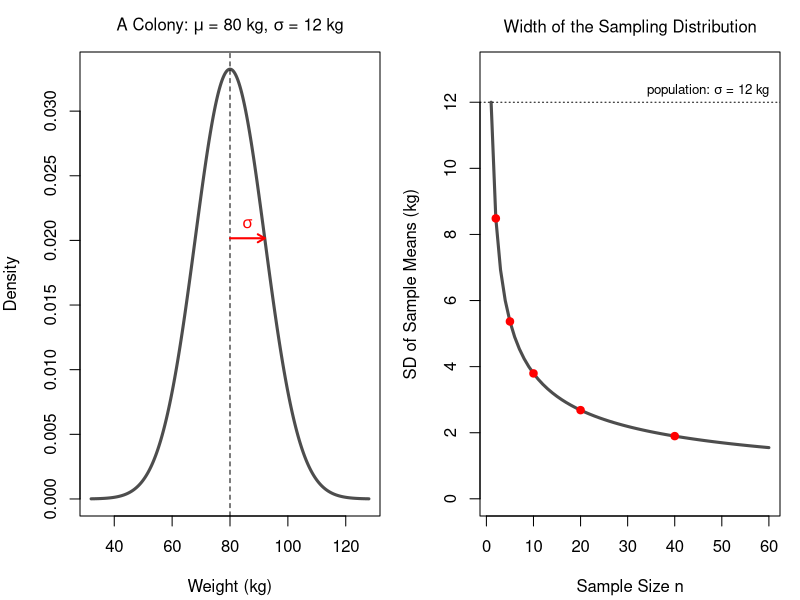
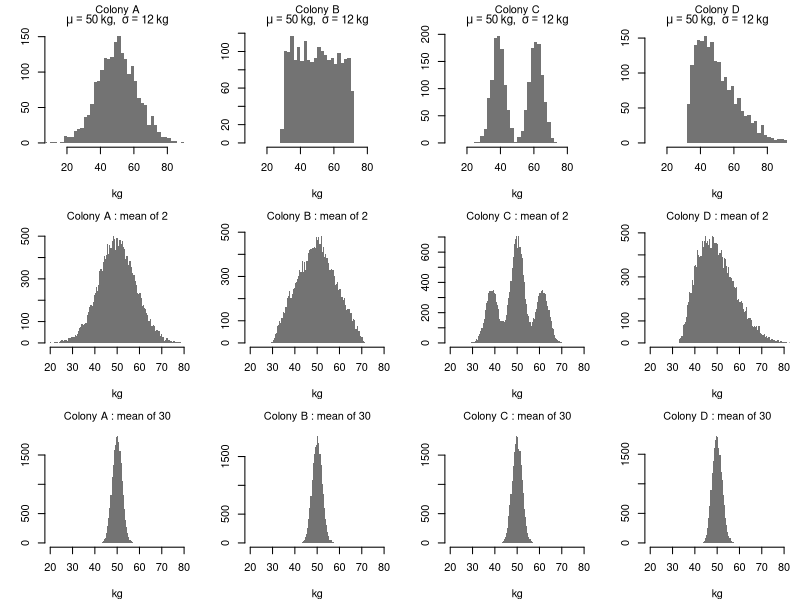
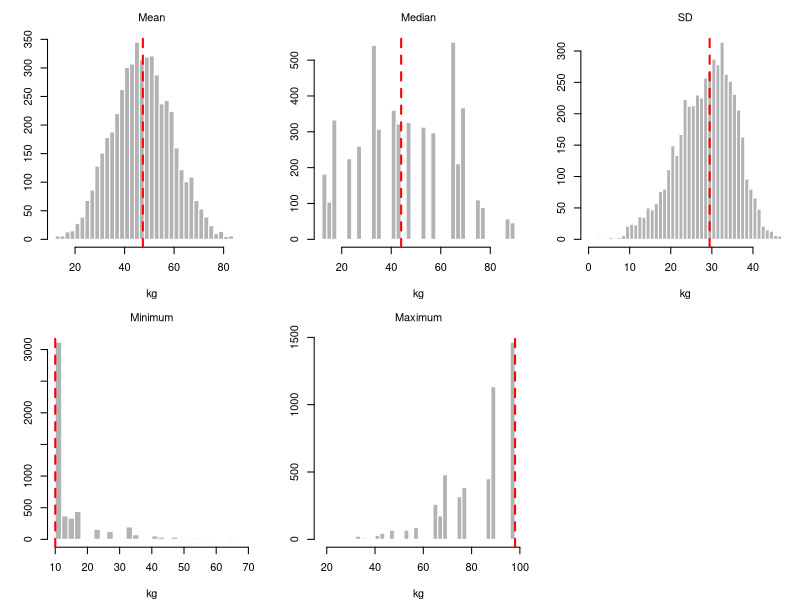
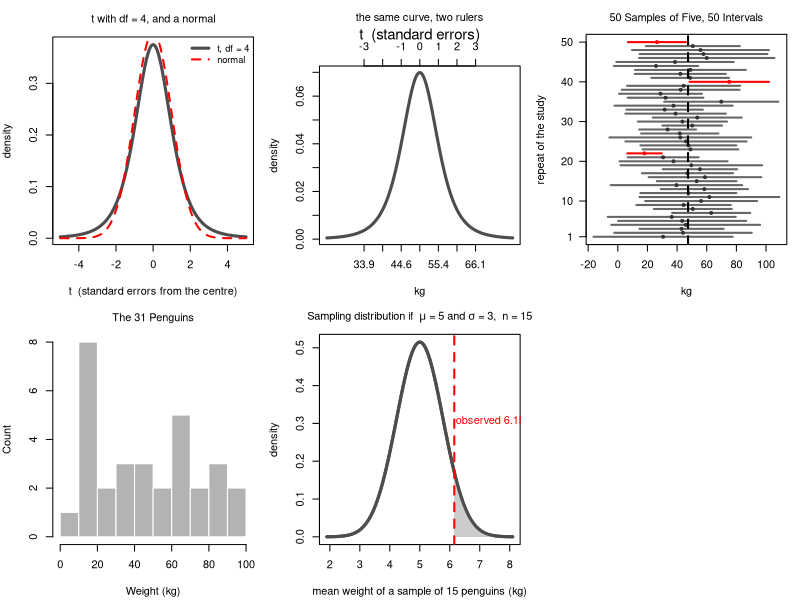

Recreate these plots in R, in order.
## ---- chunk 1
knitr::opts_chunk$set(echo = FALSE, message = FALSE, warning = FALSE)
## ---- chunk 2
population <- c(12, 34, 69, 36, 13, 47, 98, 12, 18, 87, 65,
                42, 98, 76, 34, 18, 10, 89, 90, 78, 65, 53,
                27, 57, 69, 23, 44, 12, 67, 11, 15)
## ---- chunk 3
sigma <- 12
mu <- 80
par(mfrow = c(1, 2), mar = c(4.2, 4, 2.6, 1), cex.main = 1, font.main = 1)

curve(dnorm(x, mu, sigma), from = mu - 4 * sigma, to = mu + 4 * sigma, n = 400,
      lwd = 3, col = "grey30", xlab = "Weight (kg)", ylab = "Density",
      main = expression(paste("A Colony: ", mu, " = 80 kg, ", sigma, " = 12 kg")))
abline(v = mu, lty = 2)
arrows(mu, dnorm(mu + sigma, mu, sigma), mu + sigma, dnorm(mu + sigma, mu, sigma),
       length = 0.08, col = "red", lwd = 2)
text(mu + sigma / 2, dnorm(mu + sigma, mu, sigma), expression(sigma), pos = 3, col = "red")

nn <- 1:60
plot(nn, sigma / sqrt(nn), type = "l", lwd = 3, col = "grey30", ylim = c(0, 13),
     xlab = "Sample Size n", ylab = "SD of Sample Means (kg)",
     main = "Width of the Sampling Distribution")
points(c(2, 5, 10, 20, 40), sigma / sqrt(c(2, 5, 10, 20, 40)), pch = 19, col = "red")
abline(h = sigma, lty = 3)
text(60, sigma, expression(paste("population: ", sigma, " = 12 kg")), adj = c(1, -0.4), cex = 0.8)
## ---- chunk 4
set.seed(4003)
rescale <- function(x, m, s) (x - mean(x)) / sd(x) * s + m
N <- 2000
colonies <- list(
  "Colony A" = rescale(rnorm(N), 50, 12),
  "Colony B" = rescale(runif(N), 50, 12),
  "Colony C" = rescale(c(rnorm(N / 2, -1, 0.35), rnorm(N / 2, 1, 0.35)), 50, 12),
  "Colony D" = rescale(rbeta(N, 1.5, 6), 50, 12))

draw_means <- function(x, n, reps = 20000) replicate(reps, mean(sample(x, n, replace = TRUE)))

par(mfrow = c(3, 4), mar = c(4, 3.4, 2.4, 0.8), cex.main = 1)

pop_breaks <- seq(-10, 110, by = 2)
mean_breaks <- seq(0, 100, by = 0.5)

for (nm in names(colonies))
{
  hist(colonies[[nm]], breaks = pop_breaks, xlim = c(10, 90), col = "grey45",
       border = NA, main = "", xlab = "kg", ylab = "")
  title(main = nm, line = 1.4)
  mtext(bquote(mu == .(round(mean(colonies[[nm]]))) ~ "kg," ~~
               sigma == .(round(sd(colonies[[nm]]))) ~ "kg"),
        side = 3, line = 0.2, cex = 0.7)
}

for (nm in names(colonies))
  hist(draw_means(colonies[[nm]], 2), breaks = mean_breaks, xlim = c(20, 80),
       col = "grey45", border = NA,
       main = paste(nm, ": mean of 2"), xlab = "kg", ylab = "")

for (nm in names(colonies))
  hist(draw_means(colonies[[nm]], 30), breaks = mean_breaks, xlim = c(20, 80),
       col = "grey45", border = NA,
       main = paste(nm, ": mean of 30"), xlab = "kg", ylab = "")
## ---- chunk 5
set.seed(4004)
n <- 5
reps <- 5000
statistics <- list(Mean = mean, Median = median, SD = sd, Minimum = min, Maximum = max)
pop_values <- sapply(statistics, function(f) f(population))

par(mfrow = c(2, 3), mar = c(4, 3.6, 2.6, 0.8))
for (nm in names(statistics))
{
  vals <- replicate(reps, statistics[[nm]](sample(population, n)))
  hist(vals, breaks = 40, col = "grey70", border = "white",
       main = nm, xlab = "kg", ylab = "")
  abline(v = pop_values[nm], lty = 2, lwd = 2, col = "red")
}
plot.new()
## ---- chunk 6
par(mar = c(4.2, 4, 2.8, 1))
curve(dt(x, df = 4), from = -5, to = 5, n = 500, lwd = 3, col = "grey30",
      xlab = "t  (standard errors from the centre)", ylab = "density",
      main = "t with df = 4, and a normal")
curve(dnorm(x), add = TRUE, lwd = 2, lty = 2, col = "red")
legend("topright", c("t, df = 4", "normal"), lwd = c(3, 2), lty = c(1, 2),
       col = c("grey30", "red"), bty = "n", cex = 0.85)
## ---- chunk 7
mu <- 50; s <- 12; n5 <- 5
se <- s / sqrt(n5)
par(mar = c(4.2, 4, 5, 1))
curve(dt((x - mu) / se, df = 4) / se, from = mu - 5 * se, to = mu + 5 * se, n = 500,
      lwd = 3, col = "grey30", xlab = "kg", ylab = "density", xaxt = "n", main = "")
title(main = "the same curve, two rulers", line = 3.4)
axis(1, at = mu + (-3:3) * se, labels = round(mu + (-3:3) * se, 1))
axis(3, at = mu + (-3:3) * se, labels = -3:3)
mtext("t  (standard errors)", side = 3, line = 1.8, cex = 0.9)
## ---- chunk 8
set.seed(4005)
n <- 5
reps <- 50
true_mean <- mean(population)
t_crit <- qt(0.975, df = n - 1)
cis <- t(replicate(reps, {
  x <- sample(population, n)
  mean(x) + c(-1, 0, 1) * t_crit * sd(x) / sqrt(n)
}))
miss <- cis[, 1] > true_mean | cis[, 3] < true_mean

par(mar = c(4.2, 4, 2.6, 1))
plot(NA, xlim = range(cis), ylim = c(1, reps), yaxt = "n",
     xlab = "kg", ylab = "repeat of the study", main = "50 Samples of Five, 50 Intervals")
axis(2, at = c(1, 10, 20, 30, 40, 50), las = 1)
segments(cis[, 1], 1:reps, cis[, 3], 1:reps, lwd = 2,
         col = ifelse(miss, "red", "grey40"))
points(cis[, 2], 1:reps, pch = 19, cex = 0.6, col = ifelse(miss, "red", "grey20"))
abline(v = true_mean, lty = 2, lwd = 2)
## ---- chunk 9
par(mar = c(4.2, 4, 2.6, 1))
hist(population, breaks = seq(0, 100, by = 10), col = "grey70", border = "white",
     main = "The 31 Penguins", xlab = "Weight (kg)", ylab = "Count")
## ---- chunk 10
mu0 <- 5; sig <- 3; n6 <- 15; obs <- 6.15
se6 <- sig / sqrt(n6)
xs <- seq(mu0 - 4 * se6, mu0 + 4 * se6, length.out = 500)
plot(xs, dnorm(xs, mu0, se6), type = "l", lwd = 3, col = "grey30",
     xlab = "mean weight of a sample of 15 penguins (kg)", ylab = "density",
     main = expression(paste("Sampling distribution if  ", mu, " = 5 and ", sigma, " = 3,  n = 15")))
xt <- seq(obs, mu0 + 4 * se6, length.out = 200)
polygon(c(obs, xt, max(xt)), c(0, dnorm(xt, mu0, se6), 0), col = "grey80", border = NA)
lines(xs, dnorm(xs, mu0, se6), lwd = 3, col = "grey30")
abline(v = obs, lty = 2, lwd = 2, col = "red")
text(obs + 0.05, dnorm(mu0, mu0, se6) * 0.6, "observed 6.15", col = "red", adj = 0)
